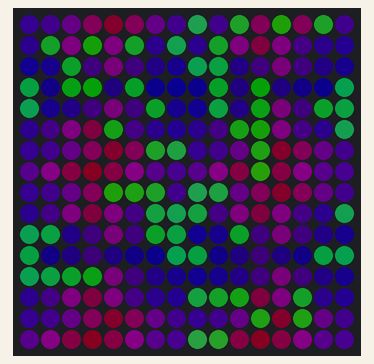
Simulated run of this sketch. Board: Arduino Uno, built for the host (arithmetic inside an expression is 32-bit, double 64-bit). Parts: 16×16 RGB LED matrix (first LED top left, wired row by row). Dim RGB values are drawn brighter than linear; random numbers use the default seed unless the sketch sets one.

Above: at 0.49 s.
At 4.95 s:
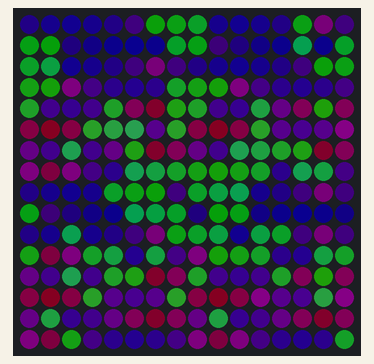
At 9.89 s:
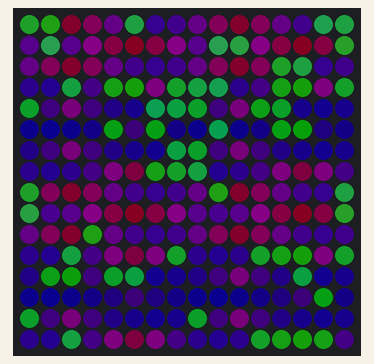
At 19.79 s:
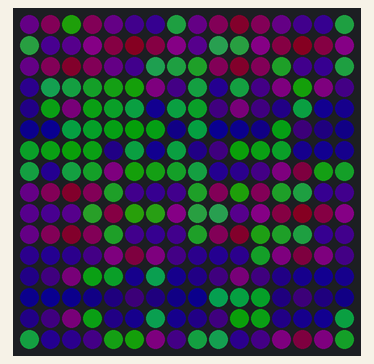
At 29.68 s:
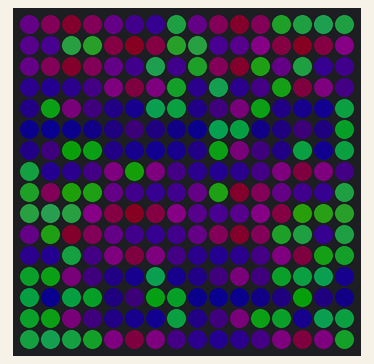
At 39.58 s:
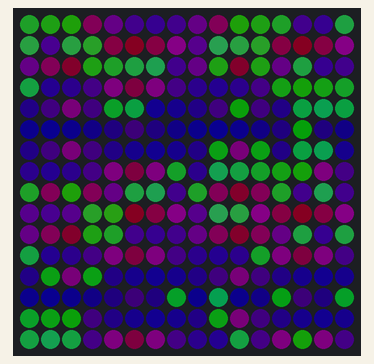

The sketch:

rebirth.ino
```cpp
#include "FastLED.h"

// Dimensions of lightboard
#define NUM_LEDS 256
#define NUM_ROWS 16
#define NUM_COLUMNS 16
#define WAVE_SIZE 8

// Pinout of Grove connector
#define DATA_PIN 13
#define CLOCK_PIN 14

// Define the world and pixel buffer
CRGB leds[NUM_LEDS];
bool world[NUM_ROWS][NUM_COLUMNS];
bool next_world[NUM_ROWS][NUM_COLUMNS];

// Wave positions
byte red_wave_pos, blue_wave_pos;
byte wave_table[WAVE_SIZE] = {13, 16, 13, 8, 4, 2, 4, 8};

// Function prototypes
byte count_neighbors(byte, byte);

// Iterators and accomplices
byte i, j, i_up, i_down, j_left, j_right;

void setup() {
  FastLED.addLeds<WS2811, DATA_PIN, RGB>(leds, NUM_LEDS);

  // Seed the world with random data
  randomSeed(analogRead(0));
  for(i = 0; i < NUM_ROWS; i++){
    for(j = 0; j < NUM_COLUMNS; j++){
      world[i][j] = bool(random(2));
    }
  }

  // Set the wave positions
  red_wave_pos = WAVE_SIZE;
  blue_wave_pos = WAVE_SIZE;
}

void loop() {

  red_wave_pos += 1;
  if (red_wave_pos == WAVE_SIZE) {
    red_wave_pos = 0;
  }

  blue_wave_pos += 1;
  if (blue_wave_pos == WAVE_SIZE) {
    blue_wave_pos = 0;
  }

  // Clear the next world
  for(i = 0; i < NUM_ROWS; i++){
    for(j = 0; j < NUM_COLUMNS; j++){
      next_world[i][j] = false;
    }
  }
  // Calculate the board
  for(i = 0; i < NUM_ROWS; i++){
    for(j = 0; j < NUM_COLUMNS; j++){

      // Plant some random new points in the world
      if(int(random(32)+1) == 32) {
        next_world[i][j] = true;
      }

      // Count our neighbors
      byte neighbors = count_neighbors(i,j);

      // Figure out the next world
      if (world[i][j] == true && neighbors < 2) {
        // Any live cell with fewer than two live neighbours dies, as if caused by under-population.
      	next_world[i][j] = false;
      }
      if (world[i][j] == true && (neighbors == 2 || neighbors == 3)) {
        // Any live cell with two or three live neighbours lives on to the next generation.
      	next_world[i][j] = true;
      }
      if (world[i][j] == true && neighbors > 3) {
        // Any live cell with more than three live neighbours dies, as if by overcrowding.
      	next_world[i][j] = false;
      }
      if (world[i][j] == false && neighbors == 3) {
        // Any dead cell with exactly three live neighbours becomes a live cell, as if by reproduction.
      	next_world[i][j] = true;
      }
    }
  }

  for(byte frame = 0; frame < 32; frame++){
    // Send this fader frame of the world to the LEDs
    for(i = 0; i < NUM_ROWS; i++){
      for(j = 0; j < NUM_COLUMNS; j++){

        // Count our neighbors
        byte neighbors = count_neighbors(i,j);

        // What are the non-automata subpixels doing at this point?
        byte blue_value_a = wave_table[(i+blue_wave_pos) % 8];
        byte blue_value_b = wave_table[(i+blue_wave_pos+1) % 8];
        int blue_value_delta = blue_value_b - blue_value_a;
        byte blue_value = blue_value_a + (blue_value_delta * (frame + 1) / 32);

        byte red_value_a = wave_table[(j+red_wave_pos) % 8] / 2;
        byte red_value_b = wave_table[(j+red_wave_pos+1) % 8] / 2;
        int red_value_delta = red_value_b - red_value_a;
        byte red_value = red_value_a + (red_value_delta * (frame + 1) / 32);

        byte green_value = 0;

        // Figure out the green pixel color
        if (world[i][j] == true && next_world[i][j] == true) {
          // This one was on and stays on this generation. Just leave it on.
          green_value = 32;

        } else if (world[i][j] == false && next_world[i][j] == false) {
          // This one was off and stays off for this generation. Just leave it off.
          green_value = 0;

        } else if (world[i][j] == false && next_world[i][j] == true) {
          // This one was off but comes on for this generation. Fade it in.
          green_value = (frame+1);

        } else if (world[i][j] == true && next_world[i][j] == false) {
          // This one was on and turned off for this generation. Fade it out.
          green_value = 32-((frame+1));
        }

        // Push this pixel to the panel
        CRGB pixel = CRGB(red_value, green_value, blue_value);
        if(j % 2 == 0) {  // Column is even. Populate in reverse order
          leds[(NUM_COLUMNS - i - 1) + (NUM_ROWS * j)] = pixel;
        } else {  // Column is odd. Populate in direct order
          leds[i + (NUM_COLUMNS * j)] = pixel;
        }
      }
    }
    FastLED.show();
  }

  // Move the new world values to next generation's world
  for(i = 0; i < NUM_ROWS; i++){
    for(j = 0; j < NUM_COLUMNS; j++){
      world[i][j] = next_world[i][j];
    }
  }
}

byte count_neighbors(byte i, byte j) {
  // Orient ourselves such that the edges wrap around
  i_up = i + 1;
  i_down = i - 1;
  j_right = j + 1;
  j_left = j - 1;
  if (i == NUM_ROWS - 1) { i_up = 0; }
  if (i == 0) { i_down = NUM_ROWS - 1; }
  if (j == NUM_COLUMNS - 1) { j_right = 0; }
  if (j == 0) { j_left = NUM_COLUMNS - 1; }

  // Count our neighbors
  byte neighbors = 0;
  if (world[i_up][j_right] == true) { neighbors += 1; }
  if (world[i_up][j] == true) { neighbors += 1; }
  if (world[i_up][j_left] == true) { neighbors += 1; }
  if (world[i][j_left] == true) { neighbors += 1; }
  if (world[i_down][j_left] == true) { neighbors += 1; }
  if (world[i_down][j] == true) { neighbors += 1; }
  if (world[i_down][j_right] == true) { neighbors += 1; }
  if (world[i][j_right] == true) { neighbors += 1; }

  return neighbors;
}
```

Measured:
- what the display in image 1 shows lasts 0.5 s, from 4.7 s to 5.2 s
